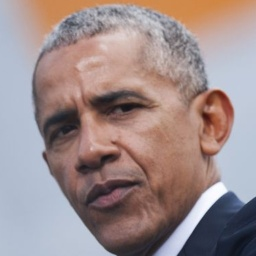
#> input picture temp_real_obama/0.jpg, 256 x 256 px, found by its file name
$ python combine_thesis_images_no_labels.py
#> lines starting #> are read from the running program, lines starting #| are printed output that depends on the picture

import os
from PIL import Image, ImageDraw, ImageFont

def combine_images():
    # Paths
    path_cat = "/home/zzn/qfl_tq/datasets/low_shot/grumpy_cat/0.jpg"
    path_obama = "/home/zzn/qfl_tq/LD-Diffusion-quantum-v3/temp_real_obama/0.jpg"
    # Panda path
    path_panda = "/home/zzn/qfl_tq/LD-Diffusion-quantum-v3/panda_32_real/temp_real_32x32/0.jpg"

    output_path = "/home/zzn/qfl_tq/LD-Diffusion-quantum-v3/docs/thesis_figure_datasets.png"

    # Load images
    try:
        img_cat = Image.open(path_cat).convert("RGB")
#> img_cat is the input picture: PIL image 256x256 RGB; mean R, G, B 157.5, 139.8, 139.3
        print(f"Loaded Grumpy Cat: {img_cat.size}")
#| Loaded Grumpy Cat: (256, 256)
    except Exception as e:
        print(f"Error loading Cat: {e}")
        return

    try:
        img_obama = Image.open(path_obama).convert("RGB")
        print(f"Loaded Obama: {img_obama.size}")
#| Loaded Obama: (256, 256)
    except Exception as e:
        print(f"Error loading Obama: {e}")
        return

    try:
        img_panda = Image.open(path_panda).convert("RGB")
        print(f"Loaded Panda: {img_panda.size}")
#| Loaded Panda: (256, 256)
    except Exception as e:
        print(f"Error loading Panda: {e}")
        return

    # Target height
    target_height = 128

    # Resize keeping aspect ratio
    def resize_to_height(img, height):
#> called with height = 128
        ratio = height / img.height
#> ratio = 0.5
        width = int(img.width * ratio)
#> width = 128
        return img.resize((width, height), Image.Resampling.LANCZOS)

    img_cat_r = resize_to_height(img_cat, target_height)
    img_obama_r = resize_to_height(img_obama, target_height)
    img_panda_r = resize_to_height(img_panda, target_height)

    # Padding
    padding = 10
    total_width = img_cat_r.width + img_obama_r.width + img_panda_r.width + 2 * padding
#> total_width = 404

    # Create new image (white background) - REMOVED extra height for labels
    combined = Image.new("RGB", (total_width, target_height), (255, 255, 255))
#> combined: PIL image 404x128 RGB; every value is 255

    # Paste WITHOUT labels
    current_x = 0

    # Cat
    combined.paste(img_cat_r, (current_x, 0))
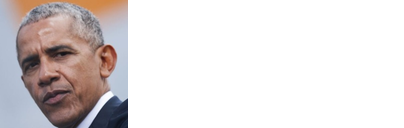
#> combined: PIL image 404x128 RGB; mean R, G, B 224.1, 218.5, 218.4
    current_x += img_cat_r.width + padding
#> current_x = 138

    # Obama
    combined.paste(img_obama_r, (current_x, 0))
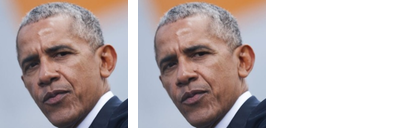
#> combined: PIL image 404x128 RGB; mean R, G, B 193.2, 182, 181.7
    current_x += img_obama_r.width + padding
#> current_x = 276

    # Panda
    combined.paste(img_panda_r, (current_x, 0))
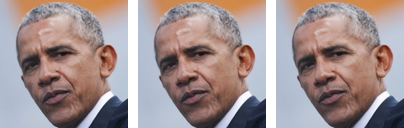
#> combined: PIL image 404x128 RGB; mean R, G, B 162.3, 145.5, 145.1

    # Save
    combined.save(output_path)
    print(f"Saved combined image to {output_path}")

if __name__ == "__main__":
    combine_images()

$ run again, with temp_real_obama/1.jpg copied over temp_real_obama/0.jpg
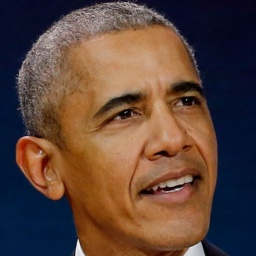
#> input picture temp_real_obama/1.jpg, 256 x 256 px, found by its file name
#> in combine_images, img_cat is the input picture: PIL image 256x256 RGB; mean R, G, B 93.2, 68.8, 58.9
#| Loaded Grumpy Cat: (256, 256)
#| Loaded Obama: (256, 256)
#| Loaded Panda: (256, 256)
#> in combine_images, `combined.paste(img_obama_r, (current_x, 0))`:
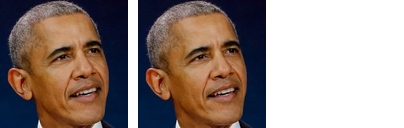
#> combined: PIL image 404x128 RGB; mean R, G, B 152.5, 137, 130.7
#> in combine_images, `combined.paste(img_panda_r, (current_x, 0))`:
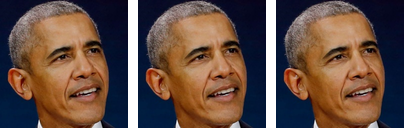
#> combined: PIL image 404x128 RGB; mean R, G, B 101.2, 78.1, 68.6

$ run again, with temp_real_obama/10.jpg copied over temp_real_obama/0.jpg
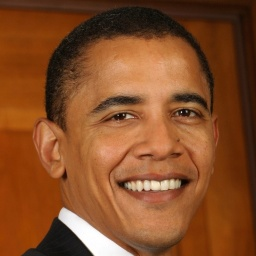
#> input picture temp_real_obama/10.jpg, 256 x 256 px, found by its file name
#> in combine_images, img_cat is the input picture: PIL image 256x256 RGB; mean R, G, B 132.4, 76.3, 39.3
#| Loaded Grumpy Cat: (256, 256)
#| Loaded Obama: (256, 256)
#| Loaded Panda: (256, 256)
#> in combine_images, `combined.paste(img_obama_r, (current_x, 0))`:
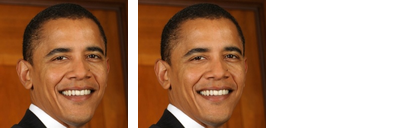
#> combined: PIL image 404x128 RGB; mean R, G, B 177.3, 141.8, 118.3
#> in combine_images, `combined.paste(img_panda_r, (current_x, 0))`:
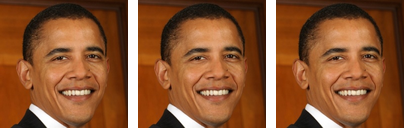
#> combined: PIL image 404x128 RGB; mean R, G, B 138.5, 85.2, 49.9

$ run again, with temp_real_obama/11.jpg copied over temp_real_obama/0.jpg
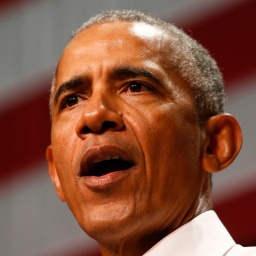
#> input picture temp_real_obama/11.jpg, 256 x 256 px, found by its file name
#> in combine_images, img_cat is the input picture: PIL image 256x256 RGB; mean R, G, B 132.3, 82.8, 63.9
#| Loaded Grumpy Cat: (256, 256)
#| Loaded Obama: (256, 256)
#| Loaded Panda: (256, 256)
#> in combine_images, `combined.paste(img_obama_r, (current_x, 0))`:
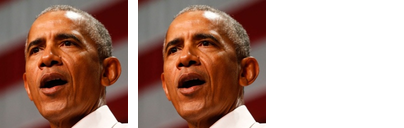
#> combined: PIL image 404x128 RGB; mean R, G, B 177.3, 145.9, 133.9
#> in combine_images, `combined.paste(img_panda_r, (current_x, 0))`:
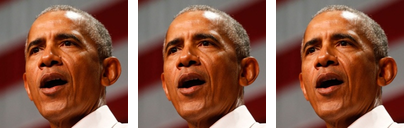
#> combined: PIL image 404x128 RGB; mean R, G, B 138.4, 91.3, 73.3
